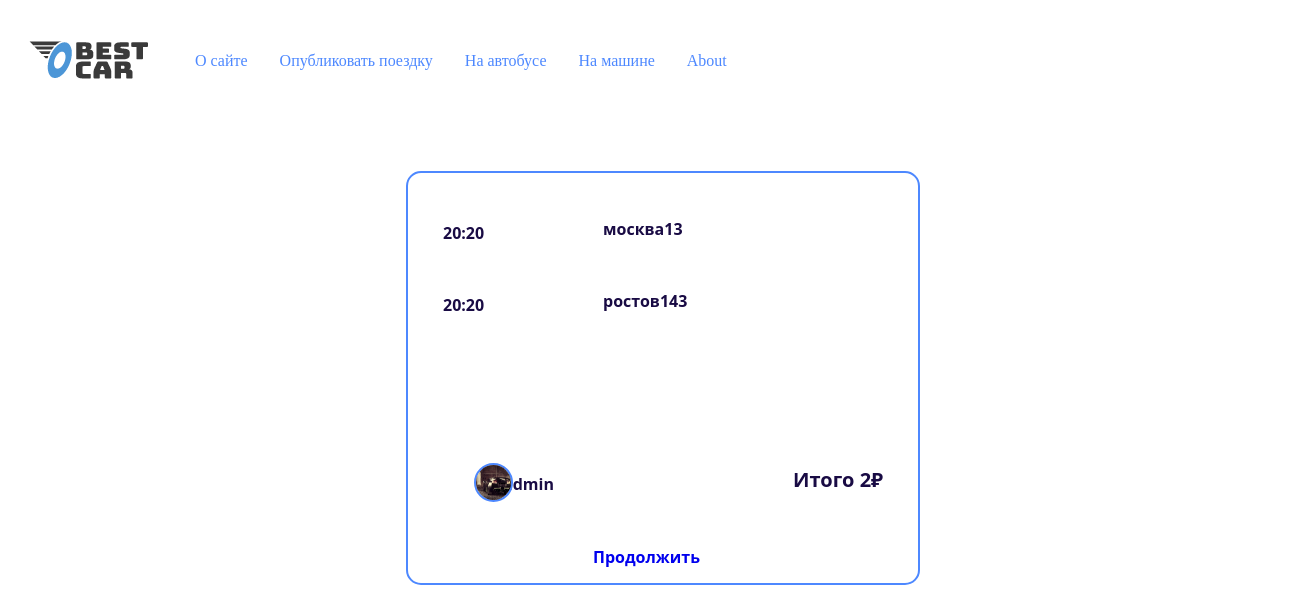
The app's page /booking/to_book/MHECCJJ763WWEKWHIZWOF0BQGIYD8RPOAP29A3LJ/ with its own data.
### bestcar/models/publishing_a_trip.py (models this page shows, shortened)
class Publishing_a_trip(models.Model):
    departure = models.CharField(
        max_length=100,
        verbose_name="отправление",
        validators=[Validators_language_model()]
    )
    arrival = models.CharField(
        max_length=100,
        verbose_name="прибытие",
        validators=[Validators_language_model()]
    )
    departure_time = models.DateTimeField(
        verbose_name="время отправления",
        validators=[Validators_date_model()]
    )
    arrival_time = models.DateTimeField(
        verbose_name="время прибытия",
        default=None,
        validators=[Validators_date_model()]
    )
    free_seating = models.PositiveSmallIntegerField(
        verbose_name='количество мест',
        default=1
    )
    reserved_seats = models.PositiveIntegerField(
        verbose_name='количество бронированных мест',
        default=0
    )
    price = models.PositiveSmallIntegerField(
        verbose_name="цена"
    )
    author = models.ForeignKey(
        get_user_model(),
        on_delete=models.CASCADE,
        related_name="author",
        null=True, default=None
    )
    slug = models.SlugField(
        max_length=100,
        unique=True,
        db_index=True
    )
    objects = models.Manager()
    car = CarManager()
    bus = BusManager()
    class Meta:
        verbose_name = 'Опубликованные поездки'
        verbose_name_plural = 'Опубликованные поездки'
        ordering = ('departure_time',)
        indexes = [
            models.Index(
                fields=['departure', 'arrival', 'free_seating', 'departure_time'],
                name='trip_filter_idx'
            )
        ]

### users/models.py (models this page shows, shortened)
class User(AbstractUser):
    photo = models.ImageField(
        upload_to='users/$Y/%m/%d/',
        blank=True, null=True,
        verbose_name='Фотография')
    category = models.ForeignKey(
        Category,
        on_delete=models.PROTECT,
        default=1,
        verbose_name='Категория транспортного средства'
                                                                                           )
    models_auto = models.CharField(
        max_length=100,
        verbose_name="модель автомобиля"
    )
    class Meta:
        verbose_name = 'Пользователи'
        verbose_name_plural = 'Пользователи'

### booking/views.py (the view)
# urls.py: path('to_book/<slug:trip_slug>/', Bookings.as_view(), name='to_book'),
class Bookings(DataMixin, BaseView, ListView):
    model = Publishing_a_trip
    template_name = 'bestcar/to_book_a_trip.html'
    title_page = 'Потверждение'
    def dispatch(self, request, *args, **kwargs):
        self.trip_slug = kwargs.get('trip_slug')
        return super().dispatch(request, *args, **kwargs)
    def get_queryset(self):
        return Bookings_services.bookings_services(slug=self.trip_slug)
    def get_context_data(self, **kwargs):
        context = super().get_context_data(**kwargs)
        return self.get_mixin_context(context, default_image=settings.DEFAULT_USER_IMAGE)

### bestcar/utils.py (called while the page is built)
    def get_mixin_context(self, context, **kwargs):
        if self.title_page:
            context['title'] = self.title_page
        context['menu'] = MENU  # Предполагается, что MENU - это глобальная переменная
        context.update(kwargs)
        return context

### booking/services.py (called while the page is built)
    @staticmethod
    def bookings_services(**kwargs):
        try:
            slug = kwargs['slug']
            object_list = get_object_or_404(Publishing_a_trip, slug=slug)
            return object_list
        except Http404 as e:
            return JsonResponse({
                "errorMessage": str(e),
                "status": 400
            })

### booking/views.py (called while the page is built)
    def dispatch(self, request, *args, **kwargs):
        try:
            response = super().dispatch(request, *args, **kwargs)
        except Exception as e:
            return self._response(e, status=400)
        if isinstance(response, (dict, list)):
            return self._response(response)
        else:
            return response

### bestcar/templates/bestcar/to_book_a_trip.html (shortened to what this page needs)
{% extends 'base.html' %}
{% block content %}
{% load static %}
<link rel="stylesheet" type="text/css" href="{% static 'bestcar/css/style_to_book_a_trip.css' %}">
<div id="frame">
    <p id="departure"> {{object_list.departure}}</p>
    <p id="arrival"> {{object_list.arrival}}</p>
    <p id="departure_time"> {{object_list.departure_time|date:"H:i"}}</p>
    <p id="arrival_time"> {{object_list.arrival_time|date:"H:i"}}</p>
    <p id="price"> Итого {{object_list.price}}₽</p>
    <p id="username"> {{object_list.author.username}}</p>
        {%  if object_list.author.photo   %}
            <img src="{{ object_list.author.photo.url }}" id="photo_user" />
        {% else %}
            <img src ='{{default_image}}' id="default_user_photo"  />
        {% endif %}
    <p id="load"><a href="{% url 'booking:booking' object_list.slug %}" >Продолжить</a></p>
</div>
{% endblock %}

### bestcar/static/bestcar/css/style_base.css (style rules this page uses)
a { text-decoration: none; }

### bestcar/static/bestcar/css/style_to_book_a_trip.css (style rules this page uses)
#frame { margin: 10px; width: 500px; height: 400px; padding: 5px; outline-width: 2px; outline-style:solid; outline-color: #4D88FF ; margin-bottom: 1rem; border-radius: 13px; margin-top: 60px; margin-left: 400px; }
#photo_user, #default_user_photo { width: 35px; height: 35px; position: relative; top: 170px; left: 10px; border-radius: 100px; border: 2px solid #4D88FF; }
p { font-family: "Segoe UI", Consolas, sans-serif; font-size: 16px; font-weight: 600; color:#190B44 }
#departure { position: relative; margin: 0px; right: 0px; top: 40px; left: 190px; }
#arrival { position: relative; margin: 0px; right: 0px; top: 90px; left: 190px; }
#departure_time { position: relative; margin: 0px; right: 0px; top: 0px; left: 30px; }
#arrival_time { position: relative; margin: 0px; right: 0px; top: 50px; left: 30px; }
#price { position: relative; margin: 0px; right: 0px; top: 200px; left: 380px; font-family: "Segoe UI", Consolas, sans-serif; font-size: 20px; font-weight: 600; color:#190B44 }
#username { position: relative; margin: 0px; float: left; right: 0px; top: 180px; left: 90px; }
#load { position: relative; margin: 0px; right: 0px; top: 210px; left: 180px; }

### records on screen
Publishing_a_trip: departure "москва13", arrival "ростов143", departure_time "20:20", arrival_time "20:20", price "2", author.username "admin", author.photo (picture)

### other values on screen
{{ m.title }} "О сайте" "Опубликовать поездку" "На автобусе" "На машине"
